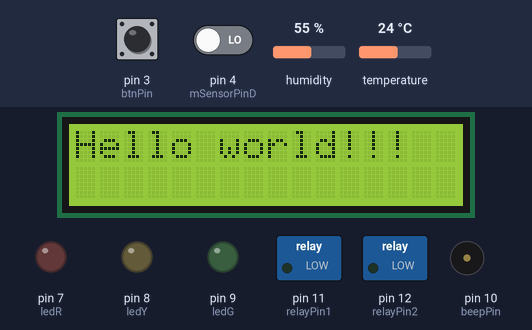
This sketch was run on a simulated Arduino Uno, built with avr-gcc and run on an emulated ATmega328P. On the bench: 16×2 character LCD, switched loads named in the sketch (green lamp = pin HIGH), output pins drawn as LEDs (lit = HIGH), buzzer (waves = sounding, pin HIGH). The inputs (shaded band) are chosen by the test bench; at power-on: pin 3 (btnPin) LOW, pin 4 (mSensorPinD) LOW, humidity 55 %, temperature 24 °C. What the sketch prints to the serial monitor is not drawn.

Above: at 0.1 s.
At 0.9 s:
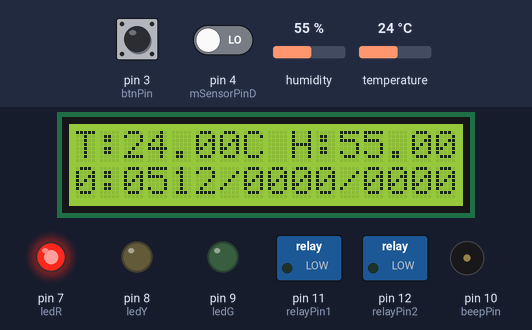
Timing chart, 0 to 2.4 s (numbered marks = the images above):
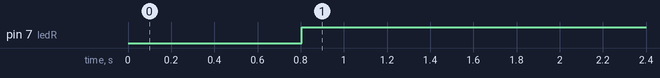

The sketch:

flower.002.ino
```cpp
#include <Adafruit_Sensor.h>
#include "DHT.h"
#include <DHT_U.h>
#include <Wire.h>
#include <LiquidCrystal_I2C.h>

#define DHTPIN 5     // what digital pin we're connected to
// conditions
#define RED 0
#define YELLOW 1
#define GREEN 2
// Uncomment whatever type you're using!
#define DHTTYPE DHT11   // DHT 11
//#define DHTTYPE DHT22   // DHT 22  (AM2302), AM2321
//#define DHTTYPE DHT21   // DHT 21 (AM2301)

DHT_Unified dht(DHTPIN, DHTTYPE);
// Set the LCD address to 0x27 for a 16 chars and 2 line display
LiquidCrystal_I2C lcd(0x27, 16, 2);

// analog pins
int mSensorPinA = A1;    // select the input pin for the potentiometer
int lcdSda = A4;
int lcdScl = A5;

// digital pins
int btnPin = 3;
int mSensorPinD = 4;    // digital MS output
// DHT pin == 5
int ledR = 7;
int ledY = 8;
int ledG = 9;
int beepPin = 10;
int relayPin1 = 11; // relay (sensor-1)
int relayPin2 = 12; // relay (sensor-1)
/////////////////////////////////////////////////////

int onOff = HIGH;
int beepOn = LOW;
uint32_t delayMS;
long previousMillis = 0;
long interval = 120000;
int sleep_time = 0;
long prevRelayMS = 0;
const long intervalRelayMS = 5000;
const int max_sleep_time = 10;
#define RS_SAMPLE 0
#define RS_FIRST 1
#define RS_SECOND 2
#define RS_MAX (RS_SECOND+1)

int relayState = RS_SAMPLE;
int mSensorValue[RS_MAX];  // variable to store the value coming from the sensor


void setup_pins()
{
  pinMode(ledR, OUTPUT);
  pinMode(ledG, OUTPUT);
  pinMode(ledY, OUTPUT);
  pinMode(beepPin, OUTPUT);
  pinMode(relayPin1, OUTPUT);
  pinMode(relayPin2, OUTPUT);
  pinMode(btnPin, INPUT);
  pinMode(mSensorPinD, INPUT);
}

void setup_dht()
{
  dht.begin();
  Serial.begin(9600);
  sensor_t sensor;
  dht.temperature().getSensor(&sensor);
  Serial.println("------------------------------------");
  Serial.println("Temperature");
  Serial.print  ("Sensor:       "); Serial.println(sensor.name);
  Serial.print  ("Driver Ver:   "); Serial.println(sensor.version);
  Serial.print  ("Unique ID:    "); Serial.println(sensor.sensor_id);
  Serial.print  ("Max Value:    "); Serial.print(sensor.max_value); Serial.println(" *C");
  Serial.print  ("Min Value:    "); Serial.print(sensor.min_value); Serial.println(" *C");
  Serial.print  ("Resolution:   "); Serial.print(sensor.resolution); Serial.println(" *C");
  Serial.print  ("MinDelay:     "); Serial.println(sensor.min_delay/1000);
  Serial.println("------------------------------------");
  // Print humidity sensor details.
  dht.humidity().getSensor(&sensor);
  Serial.println("------------------------------------");
  Serial.println("Humidity");
  Serial.print  ("Sensor:       "); Serial.println(sensor.name);
  Serial.print  ("Driver Ver:   "); Serial.println(sensor.version);
  Serial.print  ("Unique ID:    "); Serial.println(sensor.sensor_id);
  Serial.print  ("Max Value:    "); Serial.print(sensor.max_value); Serial.println("%");
  Serial.print  ("Min Value:    "); Serial.print(sensor.min_value); Serial.println("%");
  Serial.print  ("Resolution:   "); Serial.print(sensor.resolution); Serial.println("%");
  Serial.print  ("MinDelay:     "); Serial.println(sensor.min_delay/1000);
  Serial.println("------------------------------------");
  // Set delay between sensor readings based on sensor details.
  delayMS = sensor.min_delay / 1000;
}

void print_it(const char * str, bool reset) {
  if (reset) {
    lcd.clear();
    lcd.setCursor(0, 0);
  }
  for (int i = 0; str[i]; i++) {
    lcd.print(str[i]);
  }
}

void setup_lcd()
{
  // initialize the LCD
  lcd.begin();
  lcd.clear();
  //lcd.cursor();
  //lcd.leftToRight();
  lcd.home();
  lcd.setCursor(0, 0);
  // Turn on the blacklight and print a message.
  //lcd.noBacklight();
  lcd.backlight();
  //lcd.noAutoscroll();
  //lcd.autoscroll();
  print_it("Hello world!!!", false);
  //lcd.print("Hello, world!");
  //lcd.print("Hello, world!");
  update_relays();
}

void setup() {
  memset(mSensorValue, 0, sizeof(mSensorValue));
  setup_pins();
  setup_lcd();
  setup_dht();
}

int check_m_sensor_red(int value)
{
  if (mSensorValue < 210) {
    return RED;
  } else if (mSensorValue < 350) {
    return YELLOW;
  }
  return GREEN;
}

int check_m_sensor_black(int value)
{
  if (mSensorValue > 700) {
    return RED;
  } else if (mSensorValue > 360) {
    return YELLOW;
  }
  return GREEN;
}

int check_m_sensor(int value)
{
  return check_m_sensor_black(value);
}


void process_relay_states()
{
  bool changeState = false;
  unsigned long currMS = millis();
  if ( currMS - prevRelayMS > intervalRelayMS ) {
      prevRelayMS = currMS;
      changeState = true;
  } else if (currMS < prevRelayMS)
  {
      // forced reset
      prevRelayMS = currMS;
      changeState = true;
  }
  else {
  }
  if (changeState) {
    if (sleep_time > 0) {
      sleep_time -= 1;
    }
    else {
      relayState += 1;
      if (relayState >= RS_MAX) {
        relayState = 0;
        sleep_time = max_sleep_time;
      }
      update_relays();
    }
  }
}

void update_relays()
{
  Serial.print("R-State: ");
  Serial.print(relayState);
  int first  = (relayState & 0x01)?HIGH:LOW;
  int second = (relayState & 0x02)?HIGH:LOW;
  digitalWrite(relayPin1, first);
  digitalWrite(relayPin2, second);
  delay(200); // anti-bounce
}

void loop() {
  char io_buff[50];
  char str_temp[6];
  memset(io_buff, 0, sizeof(io_buff));
  // Reading temperature or humidity takes about 250 milliseconds!
  sensors_event_t event;
  dht.temperature().getEvent(&event);
  print_it("T:", true);
  if (isnan(event.temperature)) {
    Serial.println("Error reading temperature!");
    print_it("Err", false);
  }
  else {
    Serial.print("Temperature: ");
    Serial.print(event.temperature);
    Serial.println(" *C");
    /* 4 is mininum width, 2 is precision; float value is copied onto str_temp*/
    dtostrf(event.temperature, 4, 2, str_temp);
    //lcd.print(event.temperature);
    sprintf(io_buff, "%sC", str_temp);
    print_it(io_buff, false);
  }
  // Get humidity event and print its value.
  print_it(" H:", false);
  dht.humidity().getEvent(&event);
  if (isnan(event.relative_humidity)) {
    Serial.println("Error reading humidity!");
    print_it("Err", false);
  }
  else {
    Serial.print("Humidity: ");
    Serial.print(event.relative_humidity);
    Serial.println("%");
    /* 4 is mininum width, 2 is precision; float value is copied onto str_temp*/
    dtostrf(event.relative_humidity, 4, 2, str_temp);
    //lcd.print(event.temperature);
    sprintf(io_buff, "%s", str_temp);
    print_it(io_buff, false);
  }
  process_relay_states();
  // read the value from the sensor:
  mSensorValue[relayState] = analogRead(mSensorPinA);
  // todo: digital read
  // todo: btn support
  Serial.print("M-sensor: ");
  for (int i = 0; i < RS_MAX; i++) {
    sprintf(io_buff, "M%d:%04d ", i, mSensorValue[i]);
    Serial.print(io_buff);
  }
  sprintf(io_buff, " MD%d:%d ", relayState, digitalRead(mSensorPinD));
  Serial.println(io_buff);
  Serial.print("Btn: ");
  Serial.println(digitalRead(btnPin));
  lcd.setCursor(0, 1);
  if (sleep_time > 0) {
    Serial.print("Sleep time: ");
    Serial.println(sleep_time);
    sprintf(io_buff, "-:%04d/%04d/%04d", mSensorValue[0], mSensorValue[1], mSensorValue[2]);
  }
  else {
    sprintf(io_buff, "%d:%04d/%04d/%04d", relayState, mSensorValue[0], mSensorValue[1], mSensorValue[2]);
  }
  print_it(io_buff, false);
  int doIt = LOW;
  unsigned long currentMillis = millis();
  if(currentMillis - previousMillis > interval) {
      // save the last time you blinked the LED
      previousMillis = currentMillis;
      doIt = HIGH;
  } else if (currentMillis < previousMillis) {
      previousMillis = currentMillis;
  }
  else {
  }
  switch(check_m_sensor(mSensorValue[relayState])) {
    case RED:
      // red condition
      digitalWrite(ledR, onOff);   // turn the LED on (HIGH is the voltage level)
      digitalWrite(ledG, LOW);   // turn the LED on (HIGH is the voltage level)
      digitalWrite(ledY, LOW);   // turn the LED on (HIGH is the voltage level)
      if (doIt == HIGH) {
        beepOn = HIGH;
      }
    break;
    case YELLOW:
      // yellow condition
      digitalWrite(ledR, LOW);   // turn the LED on (HIGH is the voltage level)
      digitalWrite(ledG, LOW);   // turn the LED on (HIGH is the voltage level)
      digitalWrite(ledY, onOff);   // turn the LED on (HIGH is the voltage level)
    break;
    case GREEN:
      // green condition
      digitalWrite(ledR, LOW);   // turn the LED on (HIGH is the voltage level)
      digitalWrite(ledG, onOff);   // turn the LED on (HIGH is the voltage level)
      digitalWrite(ledY, LOW);   // turn the LED on (HIGH is the voltage level)
    break;
    default: // unknown!!!
      digitalWrite(ledR, onOff);   // turn the LED on (HIGH is the voltage level)
      digitalWrite(ledG, onOff);   // turn the LED on (HIGH is the voltage level)
      digitalWrite(ledY, onOff);   // turn the LED on (HIGH is the voltage level)
    break;
  }
  if (onOff == HIGH) {
    if (beepOn) {
        tone(beepPin, 1000);
        beepOn = LOW;
    }
    //tone(beepPin, 1000);
    onOff = LOW;
  }
  else {
    noTone(beepPin);
    onOff = HIGH;
  }
  delay(delayMS);
}
```

Measured:
- by itself, pin 7 (ledR): LOW → HIGH at 0.81 s
